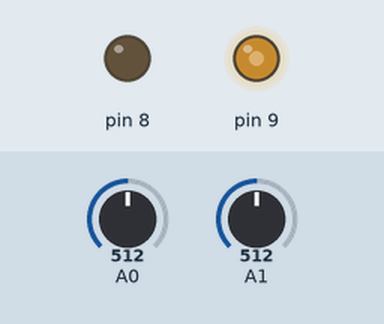
This sketch was run on a simulated Arduino Uno, built with avr-gcc and run on an emulated ATmega328P. On the bench: output pins drawn as LEDs (lit = HIGH). The test bench sets the inputs (shaded band); at power-on: A1 = 512, A0 = 512.

Above: at 1.2 s.
1.3 s: A1 set to 716
4.3 s: A1 set to 306
At 4.45 s:
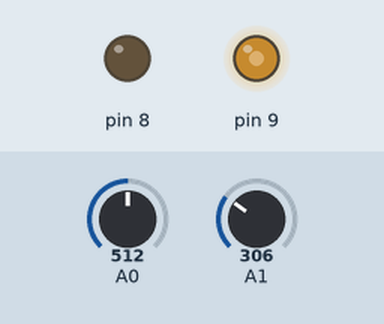
7.3 s: A0 set to 306
At 8.4 s:
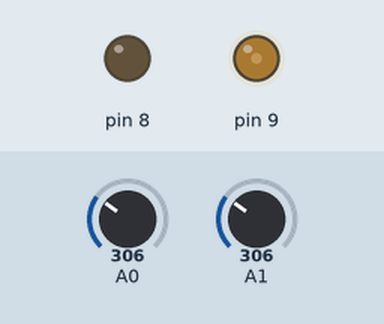
8.8 s: A1 set to 900
At 10.9 s:
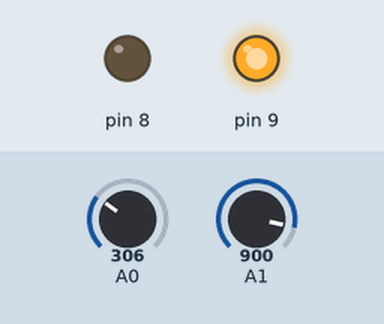
Timing chart, 0 to 11.9 s (numbered marks = the images above; inputs shaded):
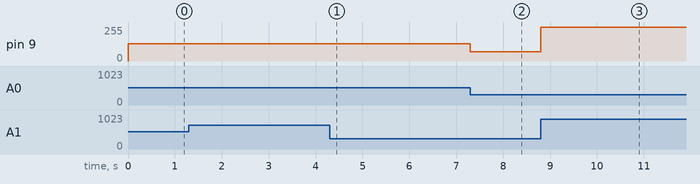

Measured:
- after the input at 4.3 s, pin 9: stays 128/255 (without the input it goes to 198/255 after 3.0 s)
- after the input at 7.3 s, pin 9: 128/255 → 69/255 at once
- after the input at 8.8 s, pin 9: 69/255 → 255/255 at once

The sketch:

PWM_12bit_with_feedback.ino
```cpp
# include "DAC_structs.h"

int Vin4A0 = 0;
int Vin4A1 = 0;
int Verr = 0;
int Vin = 0;
bool que = 0;
int cntr1 = 0;
int cntr2 = 0;
void setup()
{
  pinMode(9, OUTPUT);
  pinMode(8, OUTPUT);
//  pinMode(13, OUTPUT);
  ICR1 = 0x0FFF;
  TCCR1A = 0xA2;
  TCCR1B = 0x19;
  OCR1A = 0x07FF;
  OCR1B = 0x07FF;

  Serial.begin(9600);


}

void loop()
{

//  Vin = cntr2;// sin(2*3.1415*cntr/100);

//  if (cntr1++ > 9 )
//  {
//    if (cntr2++ >99) cntr2 = -100;
//    cntr1 = 0;
//  }

  Vin4A0 = analogRead(A0);
  Vin4A1 = analogRead(A1);
  Verr += Vin4A1 + Vin - Vin4A0;


  OCR1A = ((Vin4A1 + Vin) << 2) + ((Vin4A1 + Vin - Vin4A0) << 0) + (Verr >> 8) ;


}
```

DAC_structs.h
```cpp
struct DAC_chars
{
  unsigned char LSC;
  unsigned char MSC;
};

union DAC_union
{
  DAC_chars DAC_char_segs;
  unsigned int DAC_strct_raw;
};

  DAC_union ch4A;
  DAC_union ch4D;
```
